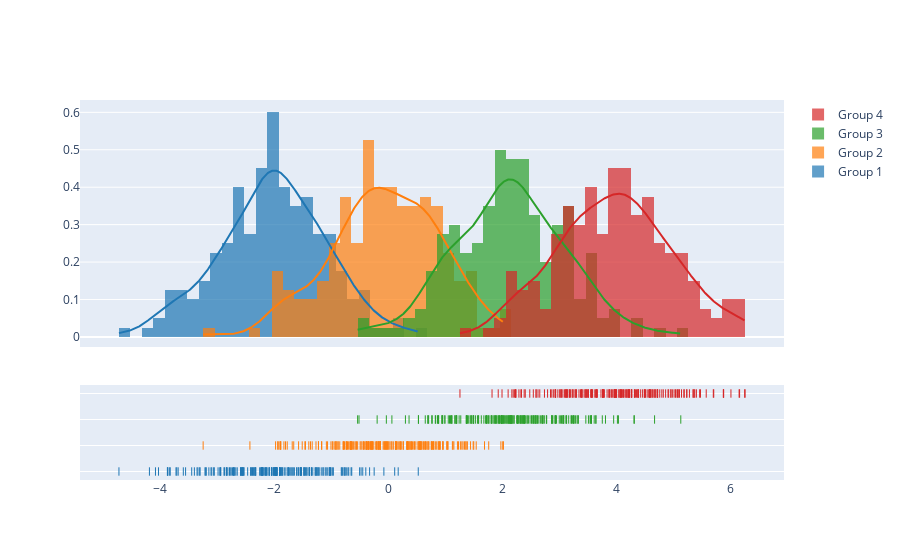

Notebook code for this chart:
### Code cell
import plotly.figure_factory as ff

# Add histogram data
x1 = np.random.randn(200) - 2
x2 = np.random.randn(200)
x3 = np.random.randn(200) + 2
x4 = np.random.randn(200) + 4

# Group data together
hist_data = [x1, x2, x3, x4]

group_labels = ['Group 1', 'Group 2', 'Group 3', 'Group 4']

# Create distplot with custom bin_size
fig = ff.create_distplot(hist_data, group_labels, bin_size=.2)
fig.show()

### Figure 1 — Plotly figure (JSON) as saved in the notebook; plotly's stock layout.template omitted (floating-point values rounded to 4 significant figures; data arrays with more than 128 entries replaced by an {"elided": "..."} marker saying what was removed)
{"data": [{"autobinx": false, "histnorm": "probability density", "legendgroup": "Group 1", "marker": {"color": "rgb(31, 119, 180)"}, "name": "Group 1", "opacity": 0.7, "type": "histogram", "x": {"elided": "200 float values"}, "xaxis": "x", "xbins": {"end": 0.5287, "size": 0.2, "start": -4.719}, "yaxis": "y"}, {"autobinx": false, "histnorm": "probability density", "legendgroup": "Group 2", "marker": {"color": "rgb(255, 127, 14)"}, "name": "Group 2", "opacity": 0.7, "type": "histogram", "x": {"elided": "200 float values"}, "xaxis": "x", "xbins": {"end": 2.022, "size": 0.2, "start": -3.243}, "yaxis": "y"}, {"autobinx": false, "histnorm": "probability density", "legendgroup": "Group 3", "marker": {"color": "rgb(44, 160, 44)"}, "name": "Group 3", "opacity": 0.7, "type": "histogram", "x": {"elided": "200 float values"}, "xaxis": "x", "xbins": {"end": 5.131, "size": 0.2, "start": -0.5346}, "yaxis": "y"}, {"autobinx": false, "histnorm": "probability density", "legendgroup": "Group 4", "marker": {"color": "rgb(214, 39, 40)"}, "name": "Group 4", "opacity": 0.7, "type": "histogram", "x": {"elided": "200 float values"}, "xaxis": "x", "xbins": {"end": 6.258, "size": 0.2, "start": 1.26}, "yaxis": "y"}, {"legendgroup": "Group 1", "marker": {"color": "rgb(31, 119, 180)"}, "mode": "lines", "name": "Group 1", "showlegend": false, "type": "scatter", "x": {"elided": "500 float values"}, "xaxis": "x", "y": {"elided": "500 float values"}, "yaxis": "y"}, {"legendgroup": "Group 2", "marker": {"color": "rgb(255, 127, 14)"}, "mode": "lines", "name": "Group 2", "showlegend": false, "type": "scatter", "x": {"elided": "500 float values"}, "xaxis": "x", "y": {"elided": "500 float values"}, "yaxis": "y"}, {"legendgroup": "Group 3", "marker": {"color": "rgb(44, 160, 44)"}, "mode": "lines", "name": "Group 3", "showlegend": false, "type": "scatter", "x": {"elided": "500 float values"}, "xaxis": "x", "y": {"elided": "500 float values"}, "yaxis": "y"}, {"legendgroup": "Group 4", "marker": {"color": "rgb(214, 39, 40)"}, "mode": "lines", "name": "Group 4", "showlegend": false, "type": "scatter", "x": {"elided": "500 float values"}, "xaxis": "x", "y": {"elided": "500 float values"}, "yaxis": "y"}, {"legendgroup": "Group 1", "marker": {"color": "rgb(31, 119, 180)", "symbol": "line-ns-open"}, "mode": "markers", "name": "Group 1", "showlegend": false, "type": "scatter", "x": {"elided": "200 float values"}, "xaxis": "x", "y": {"elided": "200 str values"}, "yaxis": "y2"}, {"legendgroup": "Group 2", "marker": {"color": "rgb(255, 127, 14)", "symbol": "line-ns-open"}, "mode": "markers", "name": "Group 2", "showlegend": false, "type": "scatter", "x": {"elided": "200 float values"}, "xaxis": "x", "y": {"elided": "200 str values"}, "yaxis": "y2"}, {"legendgroup": "Group 3", "marker": {"color": "rgb(44, 160, 44)", "symbol": "line-ns-open"}, "mode": "markers", "name": "Group 3", "showlegend": false, "type": "scatter", "x": {"elided": "200 float values"}, "xaxis": "x", "y": {"elided": "200 str values"}, "yaxis": "y2"}, {"legendgroup": "Group 4", "marker": {"color": "rgb(214, 39, 40)", "symbol": "line-ns-open"}, "mode": "markers", "name": "Group 4", "showlegend": false, "type": "scatter", "x": {"elided": "200 float values"}, "xaxis": "x", "y": {"elided": "200 str values"}, "yaxis": "y2"}], "layout": {"barmode": "overlay", "hovermode": "closest", "legend": {"traceorder": "reversed"}, "xaxis": {"anchor": "y2", "domain": [0.0, 1.0], "zeroline": false}, "yaxis": {"anchor": "free", "domain": [0.35, 1], "position": 0.0}, "yaxis2": {"anchor": "x", "domain": [0, 0.25], "dtick": 1, "showticklabels": false}}}
